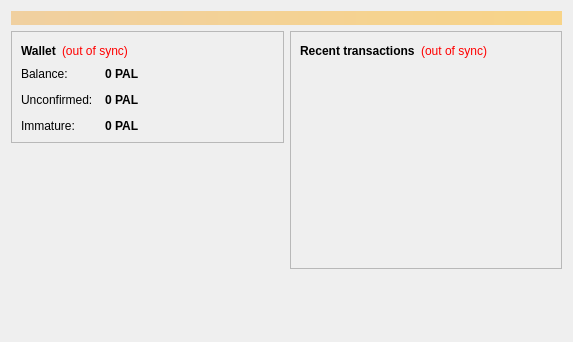
<?xml version="1.0" encoding="UTF-8"?>
<ui version="4.0">
 <class>OverviewPage</class>
 <widget class="QWidget" name="OverviewPage">
  <property name="geometry">
   <rect>
    <x>0</x>
    <y>0</y>
    <width>573</width>
    <height>342</height>
   </rect>
  </property>
  <property name="windowTitle">
   <string>Form</string>
  </property>
  <layout class="QVBoxLayout" name="topLayout">
   <item>
    <widget class="QLabel" name="labelAlerts">
     <property name="visible">
      <bool>false</bool>
     </property>
     <property name="styleSheet">
      <string notr="true">background-color: qlineargradient(x1: 0, y1: 0, x2: 1, y2: 0, stop:0 #F0D0A0, stop:1 #F8D488); color:#000000;</string>
     </property>
     <property name="wordWrap">
      <bool>true</bool>
     </property>
     <property name="margin">
      <number>3</number>
     </property>
    </widget>
   </item>
   <item>
    <layout class="QHBoxLayout" name="horizontalLayout" stretch="1,1">
     <item>
      <layout class="QVBoxLayout" name="verticalLayout_2">
       <item>
        <widget class="QFrame" name="frame">
         <property name="frameShape">
          <enum>QFrame::StyledPanel</enum>
         </property>
         <property name="frameShadow">
          <enum>QFrame::Raised</enum>
         </property>
         <layout class="QVBoxLayout" name="verticalLayout_4">
          <item>
           <layout class="QHBoxLayout" name="horizontalLayout_4">
            <item>
             <widget class="QLabel" name="label_5">
              <property name="font">
               <font>
                <weight>75</weight>
                <bold>true</bold>
               </font>
              </property>
              <property name="text">
               <string>Wallet</string>
              </property>
             </widget>
            </item>
            <item>
             <widget class="QLabel" name="labelWalletStatus">
              <property name="toolTip">
               <string>The displayed information may be out of date. Your wallet automatically synchronizes with the Palcoin network after a connection is established, but this process has not completed yet.</string>
              </property>
              <property name="styleSheet">
               <string notr="true">QLabel { color: red; }</string>
              </property>
              <property name="text">
               <string notr="true">(out of sync)</string>
              </property>
              <property name="alignment">
               <set>Qt::AlignLeading|Qt::AlignLeft|Qt::AlignVCenter</set>
              </property>
             </widget>
            </item>
            <item>
             <spacer name="horizontalSpacer_2">
              <property name="orientation">
               <enum>Qt::Horizontal</enum>
              </property>
              <property name="sizeHint" stdset="0">
               <size>
                <width>40</width>
                <height>20</height>
               </size>
              </property>
             </spacer>
            </item>
           </layout>
          </item>
          <item>
           <layout class="QFormLayout" name="formLayout_2">
            <property name="fieldGrowthPolicy">
             <enum>QFormLayout::AllNonFixedFieldsGrow</enum>
            </property>
            <property name="horizontalSpacing">
             <number>12</number>
            </property>
            <property name="verticalSpacing">
             <number>12</number>
            </property>
            <item row="0" column="0">
             <widget class="QLabel" name="label">
              <property name="text">
               <string>Balance:</string>
              </property>
             </widget>
            </item>
            <item row="0" column="1">
             <widget class="QLabel" name="labelBalance">
              <property name="font">
               <font>
                <weight>75</weight>
                <bold>true</bold>
               </font>
              </property>
              <property name="cursor">
               <cursorShape>IBeamCursor</cursorShape>
              </property>
              <property name="toolTip">
               <string>Your current balance</string>
              </property>
              <property name="text">
               <string notr="true">0 PAL</string>
              </property>
              <property name="textInteractionFlags">
               <set>Qt::LinksAccessibleByMouse|Qt::TextSelectableByKeyboard|Qt::TextSelectableByMouse</set>
              </property>
             </widget>
            </item>
            <item row="1" column="0">
             <widget class="QLabel" name="label_3">
              <property name="text">
               <string>Unconfirmed:</string>
              </property>
             </widget>
            </item>
            <item row="1" column="1">
             <widget class="QLabel" name="labelUnconfirmed">
              <property name="font">
               <font>
                <weight>75</weight>
                <bold>true</bold>
               </font>
              </property>
              <property name="cursor">
               <cursorShape>IBeamCursor</cursorShape>
              </property>
              <property name="toolTip">
               <string>Total of transactions that have yet to be confirmed, and do not yet count toward the current balance</string>
              </property>
              <property name="text">
               <string notr="true">0 PAL</string>
              </property>
              <property name="textInteractionFlags">
               <set>Qt::LinksAccessibleByMouse|Qt::TextSelectableByKeyboard|Qt::TextSelectableByMouse</set>
              </property>
             </widget>
            </item>
            <item row="2" column="0">
             <widget class="QLabel" name="labelImmatureText">
              <property name="text">
               <string>Immature:</string>
              </property>
             </widget>
            </item>
            <item row="2" column="1">
             <widget class="QLabel" name="labelImmature">
              <property name="font">
               <font>
                <weight>75</weight>
                <bold>true</bold>
               </font>
              </property>
              <property name="toolTip">
               <string>Mined balance that has not yet matured</string>
              </property>
              <property name="text">
               <string notr="true">0 PAL</string>
              </property>
              <property name="textInteractionFlags">
               <set>Qt::LinksAccessibleByMouse|Qt::TextSelectableByKeyboard|Qt::TextSelectableByMouse</set>
              </property>
             </widget>
            </item>
           </layout>
          </item>
         </layout>
        </widget>
       </item>
       <item>
        <spacer name="verticalSpacer">
         <property name="orientation">
          <enum>Qt::Vertical</enum>
         </property>
         <property name="sizeHint" stdset="0">
          <size>
           <width>20</width>
           <height>40</height>
          </size>
         </property>
        </spacer>
       </item>
      </layout>
     </item>
     <item>
      <layout class="QVBoxLayout" name="verticalLayout_3">
       <item>
        <widget class="QFrame" name="frame_2">
         <property name="frameShape">
          <enum>QFrame::StyledPanel</enum>
         </property>
         <property name="frameShadow">
          <enum>QFrame::Raised</enum>
         </property>
         <layout class="QVBoxLayout" name="verticalLayout">
          <item>
           <layout class="QHBoxLayout" name="horizontalLayout_2">
            <item>
             <widget class="QLabel" name="label_4">
              <property name="text">
               <string>&lt;b&gt;Recent transactions&lt;/b&gt;</string>
              </property>
             </widget>
            </item>
            <item>
             <widget class="QLabel" name="labelTransactionsStatus">
              <property name="toolTip">
               <string>The displayed information may be out of date. Your wallet automatically synchronizes with the Palcoin network after a connection is established, but this process has not completed yet.</string>
              </property>
              <property name="styleSheet">
               <string notr="true">QLabel { color: red; }</string>
              </property>
              <property name="text">
               <string notr="true">(out of sync)</string>
              </property>
              <property name="alignment">
               <set>Qt::AlignRight|Qt::AlignTrailing|Qt::AlignVCenter</set>
              </property>
             </widget>
            </item>
            <item>
             <spacer name="horizontalSpacer">
              <property name="orientation">
               <enum>Qt::Horizontal</enum>
              </property>
              <property name="sizeHint" stdset="0">
               <size>
                <width>40</width>
                <height>20</height>
               </size>
              </property>
             </spacer>
            </item>
           </layout>
          </item>
          <item>
           <widget class="QListView" name="listTransactions">
            <property name="styleSheet">
             <string notr="true">QListView { background: transparent; }</string>
            </property>
            <property name="frameShape">
             <enum>QFrame::NoFrame</enum>
            </property>
            <property name="verticalScrollBarPolicy">
             <enum>Qt::ScrollBarAlwaysOff</enum>
            </property>
            <property name="horizontalScrollBarPolicy">
             <enum>Qt::ScrollBarAlwaysOff</enum>
            </property>
            <property name="selectionMode">
             <enum>QAbstractItemView::NoSelection</enum>
            </property>
           </widget>
          </item>
         </layout>
        </widget>
       </item>
       <item>
        <spacer name="verticalSpacer_2">
         <property name="orientation">
          <enum>Qt::Vertical</enum>
         </property>
         <property name="sizeHint" stdset="0">
          <size>
           <width>20</width>
           <height>40</height>
          </size>
         </property>
        </spacer>
       </item>
      </layout>
     </item>
    </layout>
   </item>
  </layout>
 </widget>
 <resources/>
 <connections/>
</ui>
